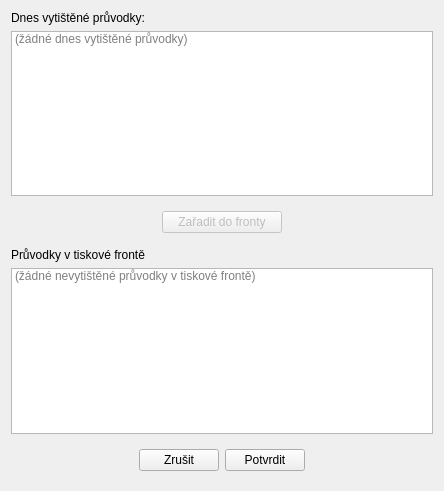
<?xml version="1.0" encoding="UTF-8"?>
<ui version="4.0">
 <class>DialogSeznamPruvodek</class>
 <widget class="QDialog" name="DialogSeznamPruvodek">
  <property name="geometry">
   <rect>
    <x>0</x>
    <y>0</y>
    <width>444</width>
    <height>491</height>
   </rect>
  </property>
  <property name="windowTitle">
   <string>Dialog</string>
  </property>
  <layout class="QVBoxLayout" name="verticalLayout">
   <item>
    <widget class="QLabel" name="textDnesVytistene">
     <property name="text">
      <string>Dnes vytištěné průvodky:</string>
     </property>
    </widget>
   </item>
   <item>
    <widget class="QListWidget" name="seznamDnesVytistene">
     <property name="focusPolicy">
      <enum>Qt::NoFocus</enum>
     </property>
     <property name="styleSheet">
      <string notr="true">color: grey;</string>
     </property>
     <property name="selectionMode">
      <enum>QAbstractItemView::NoSelection</enum>
     </property>
     <item>
      <property name="text">
       <string>(žádné dnes vytištěné průvodky)</string>
      </property>
     </item>
    </widget>
   </item>
   <item>
    <widget class="QWidget" name="sekceZaraditFronty" native="true">
     <layout class="QHBoxLayout" name="horizontalLayout_2">
      <item>
       <spacer name="horizontalSpacer_3">
        <property name="orientation">
         <enum>Qt::Horizontal</enum>
        </property>
        <property name="sizeHint" stdset="0">
         <size>
          <width>40</width>
          <height>20</height>
         </size>
        </property>
       </spacer>
      </item>
      <item>
       <widget class="QPushButton" name="tlacitkoZaraditDoFronty">
        <property name="enabled">
         <bool>false</bool>
        </property>
        <property name="minimumSize">
         <size>
          <width>120</width>
          <height>0</height>
         </size>
        </property>
        <property name="text">
         <string>Zařadit do fronty</string>
        </property>
        <property name="autoDefault">
         <bool>false</bool>
        </property>
       </widget>
      </item>
      <item>
       <spacer name="horizontalSpacer_4">
        <property name="orientation">
         <enum>Qt::Horizontal</enum>
        </property>
        <property name="sizeHint" stdset="0">
         <size>
          <width>40</width>
          <height>20</height>
         </size>
        </property>
       </spacer>
      </item>
     </layout>
    </widget>
   </item>
   <item>
    <widget class="QLabel" name="textPruvodkyVeFronte">
     <property name="text">
      <string>Průvodky v tiskové frontě</string>
     </property>
    </widget>
   </item>
   <item>
    <widget class="QListWidget" name="seznamPruvodkyVeFronte">
     <property name="focusPolicy">
      <enum>Qt::NoFocus</enum>
     </property>
     <property name="styleSheet">
      <string notr="true">color: grey;</string>
     </property>
     <property name="selectionMode">
      <enum>QAbstractItemView::NoSelection</enum>
     </property>
     <property name="selectionRectVisible">
      <bool>true</bool>
     </property>
     <item>
      <property name="text">
       <string>(žádné nevytištěné průvodky v tiskové frontě)</string>
      </property>
     </item>
    </widget>
   </item>
   <item>
    <widget class="QWidget" name="widget" native="true">
     <layout class="QHBoxLayout" name="horizontalLayout">
      <item>
       <spacer name="horizontalSpacer">
        <property name="orientation">
         <enum>Qt::Horizontal</enum>
        </property>
        <property name="sizeHint" stdset="0">
         <size>
          <width>40</width>
          <height>20</height>
         </size>
        </property>
       </spacer>
      </item>
      <item>
       <widget class="QPushButton" name="tlacitkoZrusit">
        <property name="toolTip">
         <string>Zrušit (Esc)</string>
        </property>
        <property name="text">
         <string>Zrušit</string>
        </property>
        <property name="autoDefault">
         <bool>false</bool>
        </property>
       </widget>
      </item>
      <item>
       <widget class="QPushButton" name="tlacitkoPotvrdit">
        <property name="toolTip">
         <string>Potvrdit (Ctrl+Enter)</string>
        </property>
        <property name="text">
         <string>Potvrdit</string>
        </property>
        <property name="autoDefault">
         <bool>false</bool>
        </property>
       </widget>
      </item>
      <item>
       <spacer name="horizontalSpacer_2">
        <property name="orientation">
         <enum>Qt::Horizontal</enum>
        </property>
        <property name="sizeHint" stdset="0">
         <size>
          <width>40</width>
          <height>20</height>
         </size>
        </property>
       </spacer>
      </item>
     </layout>
    </widget>
   </item>
  </layout>
 </widget>
 <resources/>
 <connections/>
</ui>
